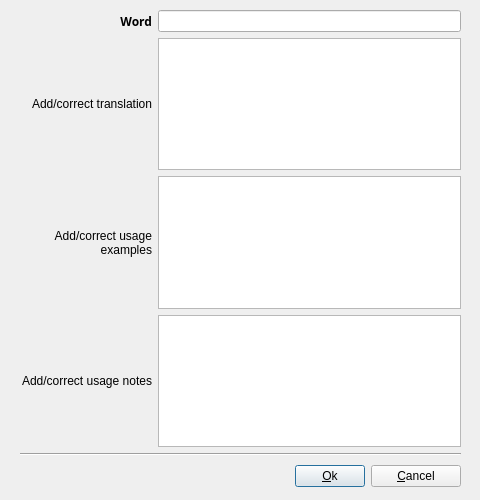
<?xml version="1.0" encoding="UTF-8"?>
<ui version="4.0">
 <class>Suggeriment</class>
 <widget class="QDialog" name="Suggeriment">
  <property name="geometry">
   <rect>
    <x>0</x>
    <y>0</y>
    <width>480</width>
    <height>500</height>
   </rect>
  </property>
  <property name="sizePolicy">
   <sizepolicy hsizetype="Fixed" vsizetype="Fixed">
    <horstretch>0</horstretch>
    <verstretch>0</verstretch>
   </sizepolicy>
  </property>
  <property name="minimumSize">
   <size>
    <width>480</width>
    <height>500</height>
   </size>
  </property>
  <property name="maximumSize">
   <size>
    <width>480</width>
    <height>500</height>
   </size>
  </property>
  <property name="baseSize">
   <size>
    <width>480</width>
    <height>480</height>
   </size>
  </property>
  <property name="windowTitle">
   <string>Send comment(s)</string>
  </property>
  <property name="windowIcon">
   <iconset resource="icons.qrc">
    <normaloff>:/icons/qdacco.png</normaloff>:/icons/qdacco.png</iconset>
  </property>
  <widget class="QWidget" name="layoutWidget">
   <property name="geometry">
    <rect>
     <x>20</x>
     <y>10</y>
     <width>441</width>
     <height>481</height>
    </rect>
   </property>
   <layout class="QGridLayout">
    <property name="margin">
     <number>0</number>
    </property>
    <property name="spacing">
     <number>6</number>
    </property>
    <item row="3" column="0">
     <widget class="QLabel" name="textLabel4">
      <property name="maximumSize">
       <size>
        <width>180</width>
        <height>16777215</height>
       </size>
      </property>
      <property name="text">
       <string>Add/correct usage notes</string>
      </property>
      <property name="alignment">
       <set>Qt::AlignRight|Qt::AlignTrailing|Qt::AlignVCenter</set>
      </property>
      <property name="wordWrap">
       <bool>true</bool>
      </property>
     </widget>
    </item>
    <item row="0" column="0">
     <widget class="QLabel" name="textLabel1">
      <property name="font">
       <font>
        <family>Sans Serif</family>
        <pointsize>9</pointsize>
        <weight>75</weight>
        <italic>false</italic>
        <bold>true</bold>
        <underline>false</underline>
        <strikeout>false</strikeout>
       </font>
      </property>
      <property name="text">
       <string>Word</string>
      </property>
      <property name="alignment">
       <set>Qt::AlignRight|Qt::AlignTrailing|Qt::AlignVCenter</set>
      </property>
     </widget>
    </item>
    <item row="1" column="0">
     <widget class="QLabel" name="T">
      <property name="maximumSize">
       <size>
        <width>180</width>
        <height>16777215</height>
       </size>
      </property>
      <property name="text">
       <string>Add/correct translation</string>
      </property>
      <property name="alignment">
       <set>Qt::AlignRight|Qt::AlignTrailing|Qt::AlignVCenter</set>
      </property>
      <property name="wordWrap">
       <bool>true</bool>
      </property>
     </widget>
    </item>
    <item row="5" column="3">
     <widget class="QPushButton" name="cancel">
      <property name="sizePolicy">
       <sizepolicy hsizetype="Fixed" vsizetype="Fixed">
        <horstretch>0</horstretch>
        <verstretch>0</verstretch>
       </sizepolicy>
      </property>
      <property name="maximumSize">
       <size>
        <width>90</width>
        <height>16777215</height>
       </size>
      </property>
      <property name="text">
       <string>&amp;Cancel</string>
      </property>
      <property name="icon">
       <iconset resource="icons.qrc">
        <normaloff>:/icons/button_cancel.png</normaloff>:/icons/button_cancel.png</iconset>
      </property>
      <property name="shortcut">
       <string>Alt+C</string>
      </property>
     </widget>
    </item>
    <item row="2" column="0">
     <widget class="QLabel" name="textLabel3">
      <property name="maximumSize">
       <size>
        <width>180</width>
        <height>16777215</height>
       </size>
      </property>
      <property name="text">
       <string>Add/correct usage examples</string>
      </property>
      <property name="alignment">
       <set>Qt::AlignRight|Qt::AlignTrailing|Qt::AlignVCenter</set>
      </property>
      <property name="wordWrap">
       <bool>true</bool>
      </property>
     </widget>
    </item>
    <item row="2" column="1" colspan="3">
     <widget class="QTextEdit" name="examples"/>
    </item>
    <item row="0" column="1" colspan="3">
     <widget class="QLineEdit" name="word"/>
    </item>
    <item row="5" column="2">
     <widget class="QPushButton" name="ok">
      <property name="maximumSize">
       <size>
        <width>70</width>
        <height>16777215</height>
       </size>
      </property>
      <property name="text">
       <string>&amp;Ok</string>
      </property>
      <property name="icon">
       <iconset resource="icons.qrc">
        <normaloff>:/icons/button_ok.png</normaloff>:/icons/button_ok.png</iconset>
      </property>
      <property name="shortcut">
       <string>Alt+O</string>
      </property>
      <property name="default">
       <bool>true</bool>
      </property>
     </widget>
    </item>
    <item row="3" column="1" colspan="3">
     <widget class="QTextEdit" name="usagenotes"/>
    </item>
    <item row="1" column="1" colspan="3">
     <widget class="QTextEdit" name="translations">
      <property name="minimumSize">
       <size>
        <width>0</width>
        <height>0</height>
       </size>
      </property>
      <property name="maximumSize">
       <size>
        <width>16777215</width>
        <height>192</height>
       </size>
      </property>
     </widget>
    </item>
    <item row="4" column="0" colspan="4">
     <widget class="Line" name="line2">
      <property name="frameShape">
       <enum>QFrame::HLine</enum>
      </property>
      <property name="frameShadow">
       <enum>QFrame::Sunken</enum>
      </property>
      <property name="orientation">
       <enum>Qt::Horizontal</enum>
      </property>
     </widget>
    </item>
    <item row="5" column="0" colspan="2">
     <spacer>
      <property name="orientation">
       <enum>Qt::Horizontal</enum>
      </property>
      <property name="sizeHint" stdset="0">
       <size>
        <width>251</width>
        <height>29</height>
       </size>
      </property>
     </spacer>
    </item>
   </layout>
  </widget>
 </widget>
 <layoutdefault spacing="6" margin="11"/>
 <resources>
  <include location="icons.qrc"/>
 </resources>
 <connections/>
</ui>
